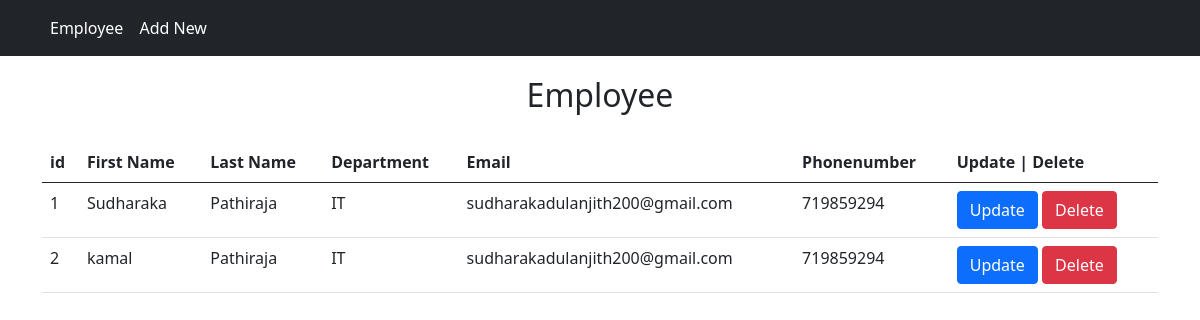
Screenshot of /pages/employee.php with the database file from the repository.
### tables this page shows
CREATE TABLE `employee` (
  `id` int(5) NOT NULL,
  `first_name` varchar(20) NOT NULL,
  `last_name` varchar(20) NOT NULL,
  `department` int(2) NOT NULL,
  `email` varchar(50) NOT NULL,
  `phonenumber` int(10) NOT NULL
);

### pages/employee.php (the view, shortened to what this page needs)
<!DOCTYPE html>
<html lang="en">
<head>
</head>
<body>
    <?php include '../library/head.php' ?>
    <?php include '../library/navbar.php' ?>
    <?php include '../library/db_conn.php' ?>
    <h2 class="employee-title">Employee</h2>
    <?php
    $sql = "SELECT * FROM employee";
    $result = $conn->query($sql);
    ?>
    <div class="container">
        <table class="table">
            <thead>
                <tr>
                    <th scope="col">id</th>
                    <th scope="col">First Name</th>
                    <th scope="col">Last Name</th>
                    <th scope="col">Department</th>
                    <th scope="col">Email</th>
                    <th scope="col">Phonenumber</th>
                    <th scope="col">Update | Delete</th>
                </tr>
            </thead>
            <tbody>
                <?php
                if ($result && $result->num_rows > 0) {
                    while ($row = $result->fetch_assoc()) {
                        echo "<tr>";
                        echo "<td>" . $row['id'] . "</td>";
                        echo "<td>" . $row['first_name'] . "</td>";
                        echo "<td>" . $row['last_name'] . "</td>";
                        $departmentName = '';
                        if ($row['department'] == 1) {
                            $departmentName = 'IT';
                        } elseif ($row['department'] == 2) {
                            $departmentName = 'HR';
                        } elseif ($row['department'] == 3) {
                            $departmentName = 'Finance';
                        } elseif ($row['department'] == 4) {
                            $departmentName = 'Marketing';
                        } else {
                            $departmentName = 'Unknown';
                        }
                        echo "<td>" . $departmentName . "</td>";
                        echo "<td>" . $row['email'] . "</td>";
                        echo "<td>" . $row['phonenumber'] . "</td>";
                        echo '<td>
                                    <a href="updateEmployee.php?id=' . $row['id'] . '" class="btn btn-primary">Update</a>
                                    <a href="sql/delete.php?id=' . $row['id'] . '" class="btn btn-danger" onclick="return confirm(\'Are you sure?\')">Delete</a>
                              </td>';
                        echo "</tr>";
                    }
                }
                ?>
            </tbody>
        </table>
    </div>
</body>
</html>

### library/head.php (shortened to what this page needs)
<link href="https://cdn.jsdelivr.net/npm/bootstrap@5.0.2/dist/css/bootstrap.min.css" rel="stylesheet">

### library/navbar.php (shortened to what this page needs)
<div>
    <nav class="navbar navbar-expand-lg navbar-dark bg-dark">
        <div class="container">
            <div class="collapse navbar-collapse" id="navbarNavAltMarkup">
                <div class="navbar-nav">
                    <a class="nav-link active" aria-current="page" href="../pages/employee.php">Employee</a>
                    <a class="nav-link active" aria-current="page" href="../pages/addEmployee.php">Add New</a>
                </div>
            </div>
        </div>
    </nav>
</div>

### library/style.php (style rules this page uses)
.employee-title { text-align: center;padding: 20px; }

### rows the page displays
employee: id "1", first_name "Sudharaka", last_name "Pathiraja", department "IT", email "sudharakadulanjith200@gmail.com", phonenumber "719859294"
employee: id "2", first_name "kamal", last_name "Pathiraja", department "IT", email "sudharakadulanjith200@gmail.com", phonenumber "719859294"
